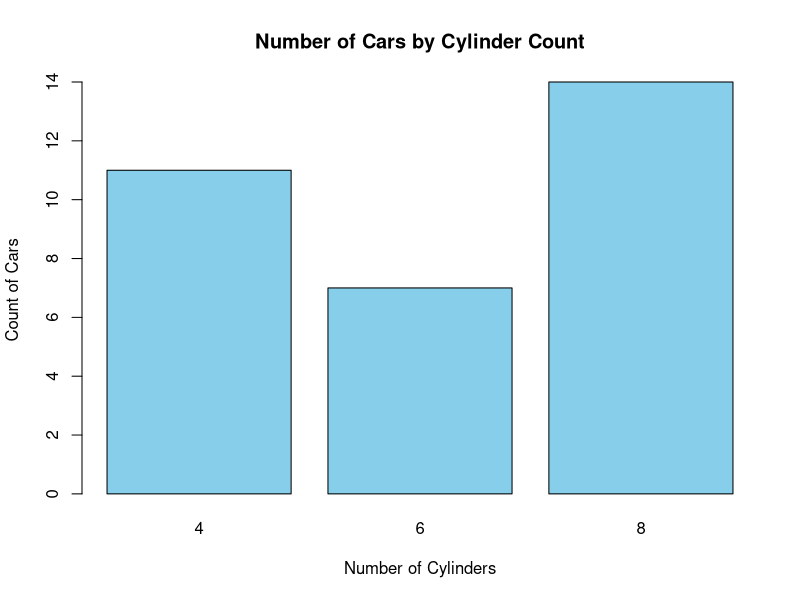
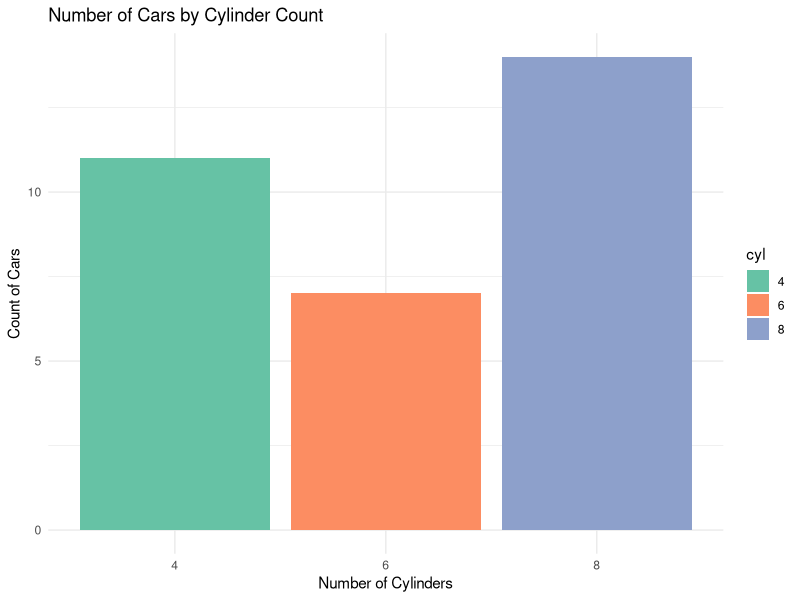
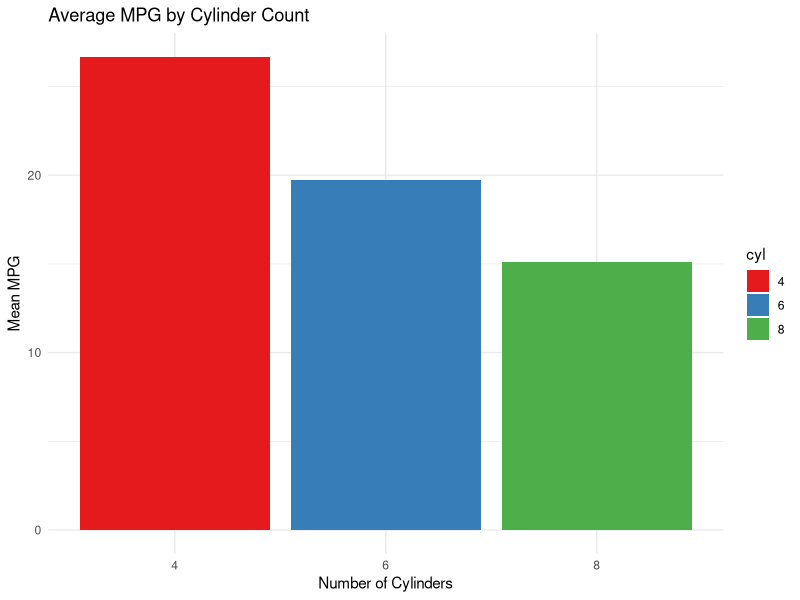
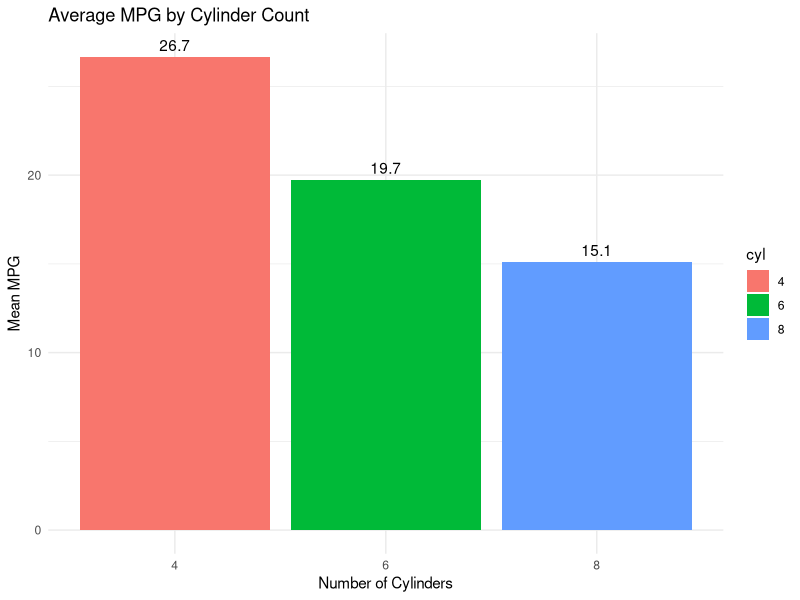

The R source for these figures, in order:
library(dplyr)
library(ggplot2)


data("mtcars")

head(mtcars)


cyl_counts <- table(mtcars$cyl)
barplot(cyl_counts,
        main = "Number of Cars by Cylinder Count",
        xlab = "Number of Cylinders",
        ylab = "Count of Cars",
        col = "skyblue",
        border = "black")

mtcars$cyl <- as.factor(mtcars$cyl)
geom_bar(stat = "identity")

ggplot(mtcars, aes(x = cyl, fill = cyl)) +
  geom_bar() +
  labs(title = "Number of Cars by Cylinder Count",
       x = "Number of Cylinders",
       y = "Count of Cars") +
  scale_fill_brewer(palette = "Set2") +
  theme_minimal()

mpg_by_cyl <- aggregate(mpg ~ cyl, data = mtcars, FUN = mean)

ggplot(mpg_by_cyl, aes(x = cyl, y = mpg, fill = cyl)) +
  geom_bar(stat = "identity") +
  labs(title = "Average MPG by Cylinder Count",
       x = "Number of Cylinders",
       y = "Mean MPG") +
  scale_fill_brewer(palette = "Set1") +
  theme_minimal()

ggplot(mpg_by_cyl, aes(x = cyl, y = mpg, fill = cyl)) +
  geom_bar(stat = "identity") +
  geom_text(aes(label = round(mpg, 1)), vjust = -0.5) +
  labs(title = "Average MPG by Cylinder Count",
       x = "Number of Cylinders",
       y = "Mean MPG") +
  theme_minimal()
